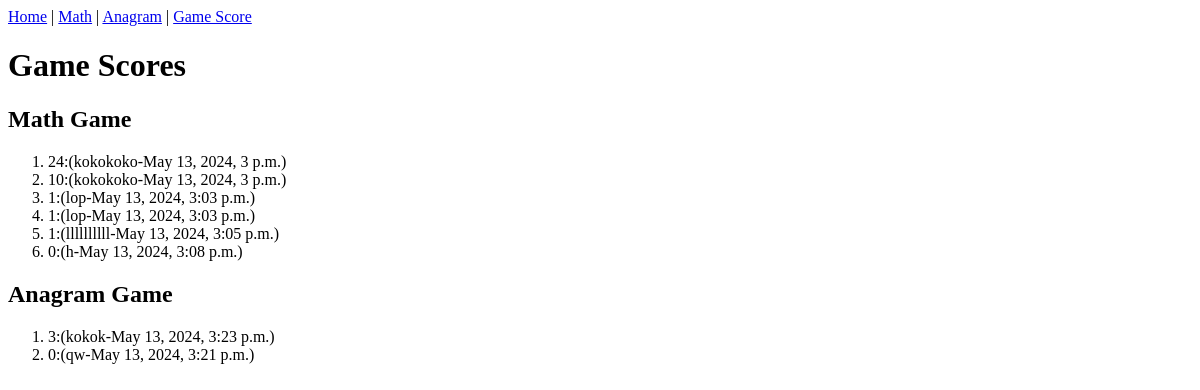
/game-scores/, run on an earlier commit of the app's database.
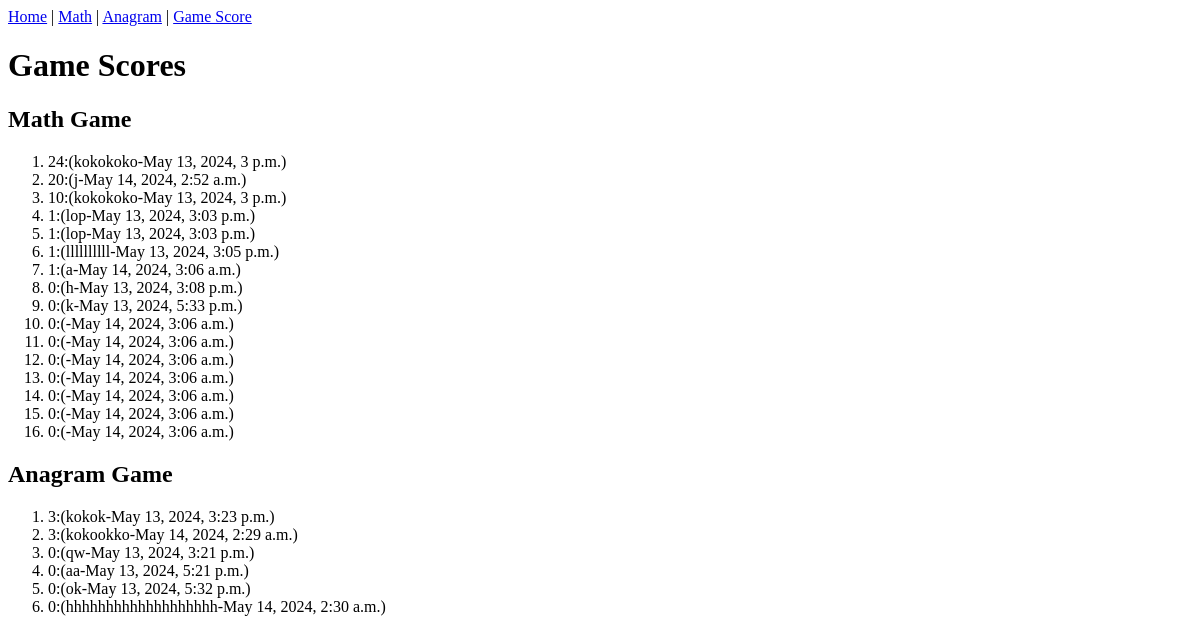
And on a later commit of the database.
### game/models.py (models this page shows)
class GameScore(models.Model) :
    MATH = 'MATH'
    ANAGRAM = 'ANAGRAM'
    GAME_CHOICES = [
        (MATH, 'Math'),
        (ANAGRAM, 'Anagram'),
    ]
    user_name = models.TextField()
    game  = models.TextField(choices=GAME_CHOICES,default=MATH)
    score = models.IntegerField()
    created = models.DateTimeField(auto_now_add=True)

### game/views.py (the view)
# urls.py: path('game-scores/',GameScoreView.as_view(),name='game-scores'),
class GameScoreView(TemplateView):
    template_name = "games-score.html"
    def get_context_data(self, **kwargs):
        context = super(GameScoreView, self).get_context_data(**kwargs)
        context['anagram_scores'] = GameScore.objects.filter(game__exact='ANAGRAM').order_by('-score')
        context['math_scores'] = GameScore.objects.filter(game__exact='MATH').order_by('-score')
        return context

### templates/games-score.html (shortened to what this page needs)
{% extends 'base.html' %}
{% block main %}
  <h1>Game Scores</h1>
  <h2>Math Game</h2>
  <ol>
    {% for score in math_scores %}
      <li>{{ score.score }}:({{ score.user_name }}-{{ score.created }})</li>
    {% endfor %}
  </ol>
  <h2>Anagram Game</h2>
  <ol>
    {% for score in anagram_scores %}
      <li>{{ score.score }}:({{ score.user_name }}-{{ score.created }})</li>
    {% endfor %}
  </ol>
{% endblock %}

### templates/base.html (shortened to what this page needs)
<!DOCTYPE html>
{% block html %}
  <html lang="en">
    <head>
    </head>
    <body>
      {% block body %}
        <header>
          <nav>
            <a href="{% url 'game:homepage' %}">Home</a> |
            <a href="{% url 'game:math-game' %}">Math</a> |
            <a href="{% url 'game:anagram-game' %}">Anagram</a> |
            <a href="{% url 'game:game-scores' %}">Game Score</a>
          </nav>
        </header>
        {% block main %}
        {% endblock %}
      {% endblock %}
    </body>
  </html>
{% endblock %}

What changed in the data, as far as the page shows it:
added GameScore: score "20", user_name "j", created "May 14, 2024, 2:52 a.m.", shown under "Math Game"
added GameScore: score "1", user_name "a", created "May 14, 2024, 3:06 a.m.", shown under "Math Game"
added GameScore: score "0", user_name "k", created "May 13, 2024, 5:33 p.m.", shown under "Math Game"
added GameScore: score "0", created "May 14, 2024, 3:06 a.m.", shown under "Math Game"
added GameScore: score "0", created "May 14, 2024, 3:06 a.m.", shown under "Math Game"
added GameScore: score "0", created "May 14, 2024, 3:06 a.m.", shown under "Math Game"
added GameScore: score "0", created "May 14, 2024, 3:06 a.m.", shown under "Math Game"
added GameScore: score "0", created "May 14, 2024, 3:06 a.m.", shown under "Math Game"
added GameScore: score "0", created "May 14, 2024, 3:06 a.m.", shown under "Math Game"
added GameScore: score "0", created "May 14, 2024, 3:06 a.m.", shown under "Math Game"
added GameScore: score "3", user_name "kokookko", created "May 14, 2024, 2:29 a.m.", shown under "Anagram Game"
added GameScore: score "0", user_name "aa", created "May 13, 2024, 5:21 p.m.", shown under "Anagram Game"
added GameScore: score "0", user_name "ok", created "May 13, 2024, 5:32 p.m.", shown under "Anagram Game"
added GameScore: score "0", user_name "hhhhhhhhhhhhhhhhhhh", created "May 14, 2024, 2:30 a.m.", shown under "Anagram Game"
